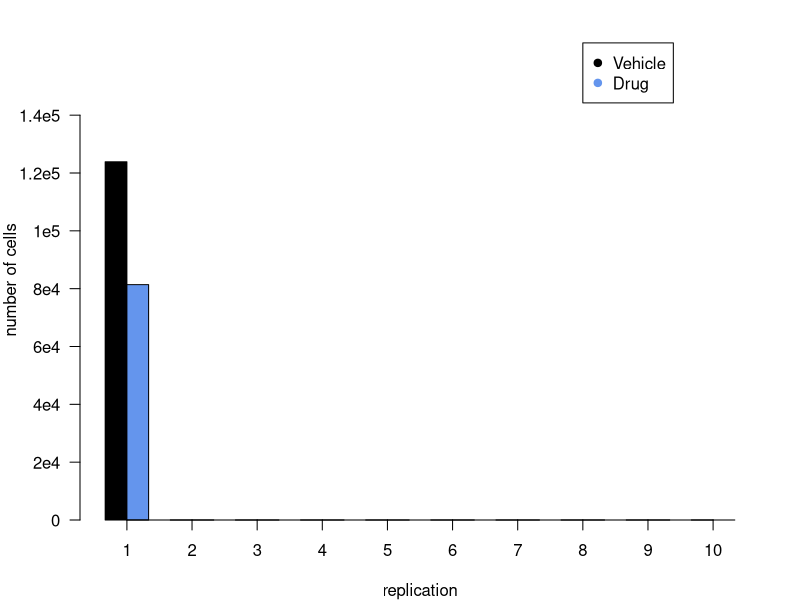
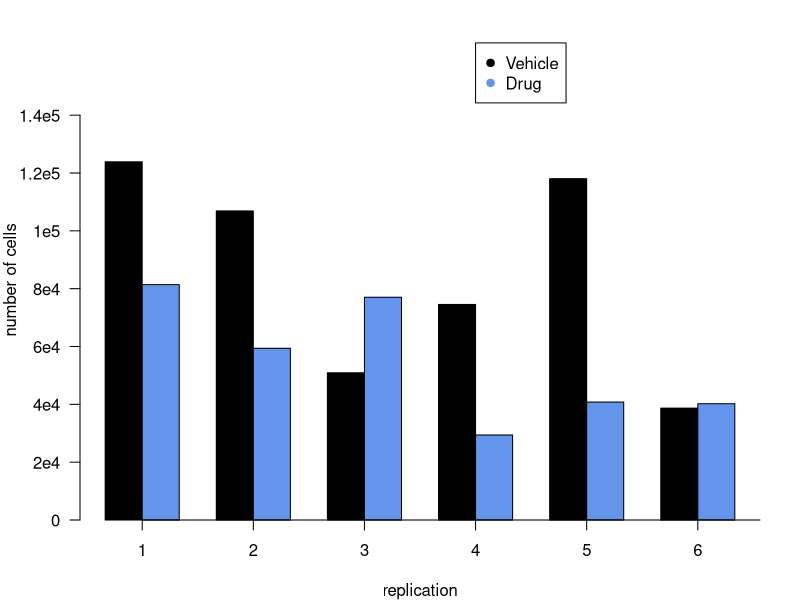

Here is the R script that generated these plots, in order:
## ---- chunk 1
par(mar=c(4,4,2,2))
veh =  c(123882,106883,50919,74551,118046,38686,132710,87012,110617,89205)
drug = c(81399,59396,77027,29396,40791,40224,48185,54700,50314,67893)
results = 1:20
results[ seq(from=1, to=19, by=2) ] = veh
results[ seq(from=2, to=20, by=2) ] = drug
colors = rep(c("black", "cornflowerblue"), 10)
rr = results
rr[3:20]=0
barplot(rr, col=colors, space=c(0, 0,1,0,1,0,1,0,1,0,1,0,1,0,1,0,1,0, 1, 0),  
        xlab="replication", ylab="number of cells", ylim=c(0, 166000), axes=FALSE )
lbls = c( "0", "2e4", "4e4", "6e4", "8e4", "1e5", "1.2e5", "1.4e5" )
axis(2, at=seq(from=0, to=140000, by=20000), labels=lbls, las=1 )
axis(1, at=seq(from=1, to=30, by=3), labels=1:10, las=1 )
legend(22, 1.65e5, c("Vehicle","Drug"), col=c("black", "cornflowerblue"), pch=19)

## ---- chunk 2
barplot(results[1:12], col=colors, space=c(0, 0,1, 0,1, 0,1, 0,1, 0,1, 0,1, 0,1, 0,1, 0,1, 0)[1:12],  
        xlab="replication", ylab="number of cells", ylim=c(0, 166000), axes=FALSE )
lbls = c( "0", "2e4", "4e4", "6e4", "8e4", "1e5", "1.2e5", "1.4e5" )
axis(2, at=seq(from=0, to=140000, by=20000), labels=lbls, las=1 )
axis(1, at=seq(from=1, to=30, by=3), labels=1:10, las=1 )
legend(10, 1.65e5, c("Vehicle","Drug"), col=c("black", "cornflowerblue"), pch=19)
